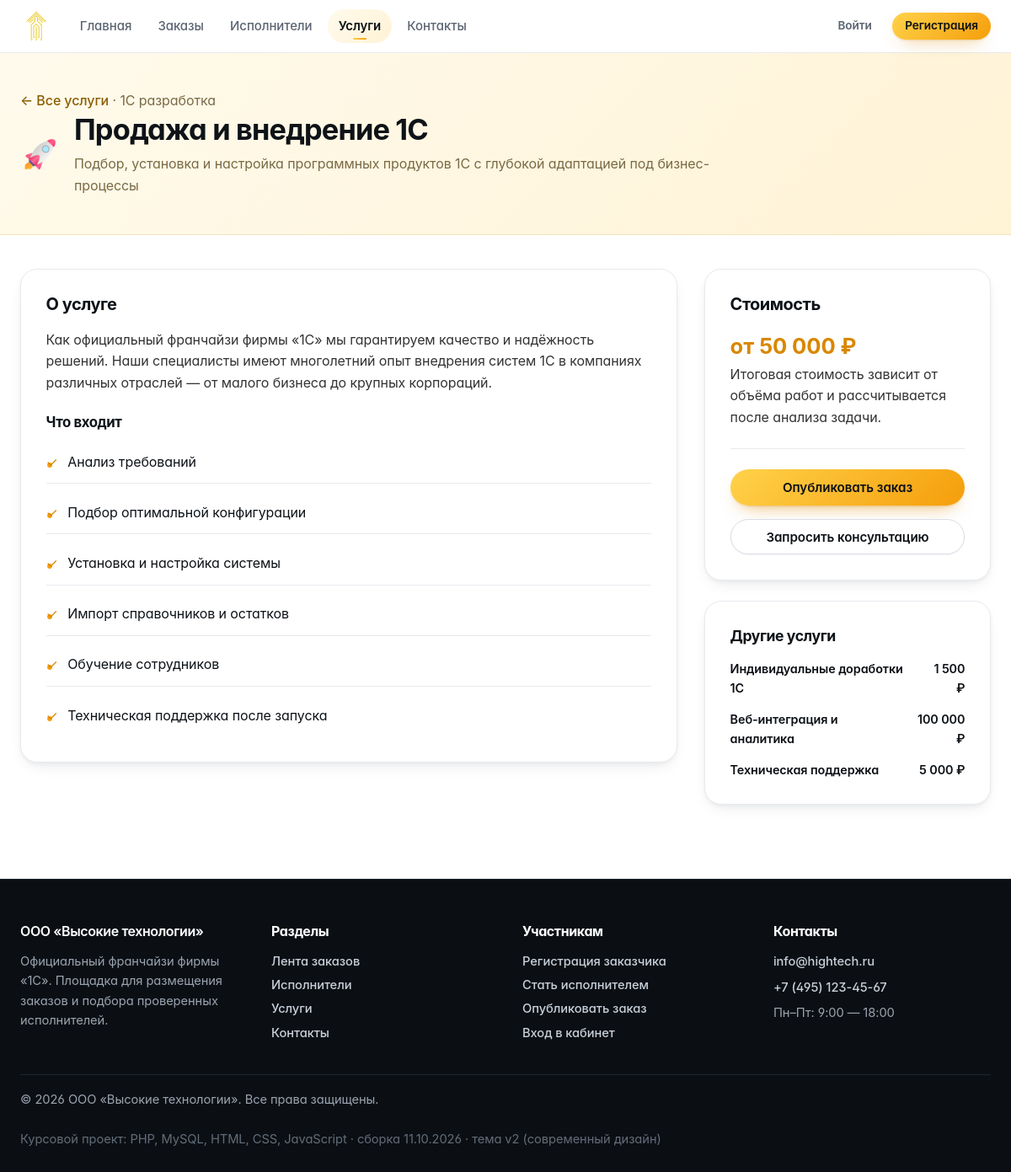
/service.php?slug=1c-implementation, run on the app's committed database.
### tables this page shows
CREATE TABLE `services` (
    `id`                INT UNSIGNED NOT NULL AUTO_INCREMENT,
    `category_id`       INT UNSIGNED DEFAULT NULL,
    `slug`              VARCHAR(120) NOT NULL,
    `title`             VARCHAR(160) NOT NULL,
    `short_description` VARCHAR(400) DEFAULT NULL,
    `description`       TEXT         DEFAULT NULL,
    `features`          TEXT         DEFAULT NULL COMMENT 'Список возможностей, по одному пункту в строке',
    `price_from`        INT UNSIGNED DEFAULT NULL COMMENT 'Стоимость от, руб.',
    `image`             VARCHAR(80)  DEFAULT NULL,
    `is_active`         TINYINT(1)   NOT NULL DEFAULT 1,
    `sort_order`        TINYINT UNSIGNED NOT NULL DEFAULT 100,
    PRIMARY KEY (`id`),
    UNIQUE KEY `uq_services_slug` (`slug`),
    KEY `fk_services_category` (`category_id`),
    CONSTRAINT `fk_services_category` FOREIGN KEY (`category_id`)
        REFERENCES `categories` (`id`) ON DELETE SET NULL ON UPDATE CASCADE
);

CREATE TABLE `categories` (
    `id`          INT UNSIGNED NOT NULL AUTO_INCREMENT,
    `name`        VARCHAR(120) NOT NULL,
    `slug`        VARCHAR(120) NOT NULL,
    `description` VARCHAR(500) DEFAULT NULL,
    `icon`        VARCHAR(80)  DEFAULT NULL COMMENT 'Файл иконки из assets/img',
    `sort_order`  TINYINT UNSIGNED NOT NULL DEFAULT 100,
    PRIMARY KEY (`id`),
    UNIQUE KEY `uq_categories_slug` (`slug`)
);

### includes/db.php (called while the page is built, shortened)
<?php
function db(): PDO
{
    static $pdo = null;
    if ($pdo instanceof PDO) {
        return $pdo;
    }
    $config = require __DIR__ . '/../config/config.php';
    $dsn = sprintf(
        'mysql:host=%s;dbname=%s;charset=%s',
        $config['host'],
        $config['dbname'],
        $config['charset']
    );
    try {
        $pdo = new PDO($dsn, $config['user'], $config['password'], [
            PDO::ATTR_ERRMODE            => PDO::ERRMODE_EXCEPTION,
            PDO::ATTR_DEFAULT_FETCH_MODE => PDO::FETCH_ASSOC,
            PDO::ATTR_EMULATE_PREPARES   => false,
        ]);
    } catch (PDOException $e) {
        http_response_code(500);
        echo '<h1>Ошибка подключения к базе данных</h1>';
        echo '<p>Проверьте параметры соединения в файле <b>config/config.php</b> '
            . 'и убедитесь, что база данных импортирована из <b>sql/database.sql</b>.</p>';
        echo '<p style="color:#999">Техническая информация: ' . htmlspecialchars($e->getMessage()) . '</p>';
        exit;
    }
    return $pdo;
}
function q(string $sql, array $params = []): PDOStatement
{
    $stmt = db()->prepare($sql);
    $stmt->execute($params);
    return $stmt;
}
function q_one(string $sql, array $params = []): ?array
{
    $row = q($sql, $params)->fetch();
    return $row === false ? null : $row;
}
function q_all(string $sql, array $params = []): array
{
    return q($sql, $params)->fetchAll();
}

### includes/functions.php (called while the page is built, shortened)
<?php
require_once __DIR__ . '/db.php';
function e($value): string
{
    return htmlspecialchars((string) $value, ENT_QUOTES | ENT_SUBSTITUTE, 'UTF-8');
}
function money(?int $amount): string
{
    return number_format((float) $amount, 0, ',', ' ') . ' ₽';
}
function features_array(?string $features): array
{
    $lines = preg_split('/\r\n|\r|\n/u', $features, -1, PREG_SPLIT_NO_EMPTY);
    return array_map('trim', $lines ?: []);
}
function icon_url(?string $file, string $fallback = 'bulb.png'): string
{
    $file = $file ?: $fallback;
    $path = __DIR__ . '/../assets/img/' . $file;
    return '/assets/img/' . rawurlencode($file);
}

### service.php (the view, shortened to what this page needs)
<?php
require_once __DIR__ . '/includes/functions.php';
$slug = trim((string) ($_GET['slug'] ?? ''));
$service = q_one(
    'SELECT s.*, c.name AS category_name
       FROM services s
       LEFT JOIN categories c ON c.id = s.category_id
      WHERE s.slug = ? AND s.is_active = 1',
    [$slug]
);
$related = q_all(
    'SELECT * FROM services WHERE is_active = 1 AND id <> ? ORDER BY sort_order LIMIT 3',
    [(int) $service['id']]
);
require __DIR__ . '/includes/header.php';
?>
<section class="page-header">
    <div class="container">
        <p class="text-muted mb-1">
            <a href="/services.php">← Все услуги</a>
            <?php if ($service['category_name']): ?> · <?= e($service['category_name']) ?><?php endif; ?>
        </p>
        <div class="d-flex align-center gap-2 flex-wrap">
            <img src="<?= e(icon_url($service['image'], 'bulb.png')) ?>" alt="" style="width:48px;height:48px;object-fit:contain">
            <div>
                <h1><?= e($service['title']) ?></h1>
                <p><?= e($service['short_description']) ?></p>
            </div>
        </div>
    </div>
</section>
<section class="section-sm">
    <div class="container">
        <div class="detail-layout">
            <div>
                <div class="detail-card">
                    <h2>О услуге</h2>
                    <p><?= nl2br(e($service['description'])) ?></p>
                    <?php $features = features_array($service['features']); ?>
                    <?php if ($features): ?>
                        <h3>Что входит</h3>
                        <ul class="tasks-list" style="list-style:none;display:grid;gap:.6rem">
                            <?php foreach ($features as $feature): ?>
                                <li style="padding-left:1.6rem;position:relative">
                                    <span style="position:absolute;left:0;color:var(--accent-orange)">✓</span>
                                    <?= e($feature) ?>
                                </li>
                            <?php endforeach; ?>
                        </ul>
                    <?php endif; ?>
                </div>
            </div>
            <aside>
                <div class="detail-card">
                    <h2>Стоимость</h2>
                    <p style="font-size:1.6rem;font-weight:700;color:var(--accent-orange)">
                        от <?= e(money((int) $service['price_from'])) ?>
                    </p>
                    <p class="text-muted">Итоговая стоимость зависит от объёма работ и рассчитывается после анализа задачи.</p>
                    <div class="divider"></div>
                    <a class="btn btn-primary btn-block mb-2" href="/order-form.php">Опубликовать заказ</a>
                    <a class="btn btn-outline btn-block" href="/contacts.php">Запросить консультацию</a>
                </div>
                <?php if ($related): ?>
                    <div class="detail-card">
                        <h2 style="font-size:1.1rem">Другие услуги</h2>
                        <ul class="spec-list">
                            <?php foreach ($related as $item): ?>
                                <li>
                                    <a href="/service.php?slug=<?= e(urlencode($item['slug'])) ?>"><?= e($item['title']) ?></a>
                                    <span><?= e(money((int) $item['price_from'])) ?></span>
                                </li>
                            <?php endforeach; ?>
                        </ul>
                    </div>
                <?php endif; ?>
            </aside>
        </div>
    </div>
</section>
<?php require __DIR__ . '/includes/footer.php'; ?>

### assets/css/base.css (style rules this page uses)
:root { --primary-yellow: #FFD700; --primary-orange: #FFA500; --accent-orange: #FF8C00; --text-dark: #1A1A1A; --text-light: #666666; --background-white: #FFFFFF; --background-light: #FAFAFA; --border-light: #E5E5E5; --shadow: 0 2px 20px rgba(0, 0, 0, 0.08); --shadow-hover: 0 8px 30px rgba(0, 0, 0, 0.12); }
* { margin: 0; padding: 0; box-sizing: border-box; }
body { font-family: 'Inter', -apple-system, BlinkMacSystemFont, sans-serif; line-height: 1.6; color: var(--text-dark); background-color: var(--background-white); font-weight: 400; }
.container { max-width: 1200px; margin: 0 auto; padding: 0 24px; }
.btn { padding: 0.875rem 2rem; border: none; border-radius: 8px; cursor: pointer; text-decoration: none; display: inline-flex; align-items: center; justify-content: center; transition: all 0.3s ease; font-size: 1rem; font-weight: 600; position: relative; overflow: hidden; }
.btn::before { content: ''; position: absolute; top: 0; left: -100%; width: 100%; height: 100%; background: linear-gradient(90deg, transparent, rgba(255,255,255,0.2), transparent); transition: left 0.5s; }
.btn-primary { background: linear-gradient(135deg, var(--primary-yellow), var(--primary-orange)); color: var(--text-dark); box-shadow: var(--shadow); }
.btn-outline { background: transparent; color: var(--text-dark); border: 2px solid var(--primary-orange); padding: 0.75rem 1.5rem; border-radius: 8px; font-weight: 600; cursor: pointer; transition: all 0.3s ease; width: 100%; }
.page-header { background: linear-gradient(135deg, var(--background-light) 0%, var(--background-white) 100%); padding: 4rem 0; text-align: center; }
.page-header h1 { font-size: 2.5rem; font-weight: 700; margin-bottom: 1rem; color: var(--text-dark); }
.page-header p { font-size: 1.25rem; color: var(--text-light); max-width: 600px; margin: 0 auto; }
.tasks-list { list-style: none; padding: 0; }
.tasks-list li { padding: 0.75rem 0; border-bottom: 1px solid var(--border-light); position: relative; padding-left: 1.5rem; color: var(--text-dark); }
.tasks-list li:last-child { border-bottom: none; }
.tasks-list li::before { content: '•'; position: absolute; left: 0; color: var(--primary-orange); font-weight: bold; font-size: 1.2rem; }

### assets/css/app.css (style rules this page uses)
.section-sm { padding: 2rem 0; }
.text-muted { color: var(--text-light); }
.mb-1 { margin-bottom: .5rem; }
.mb-2 { margin-bottom: 1rem; }
.d-flex { display: flex; }
.flex-wrap { flex-wrap: wrap; }
.gap-2 { gap: 1rem; }
.align-center { align-items: center; }
.btn-block { width: 100%; display: block; text-align: center; }
.detail-layout { display: grid; grid-template-columns: minmax(0, 1fr) 340px; gap: 2rem; align-items: start; }
.detail-card { background: #fff; border: 1px solid var(--border-light); border-radius: 16px; padding: 2rem; box-shadow: var(--shadow); }
.detail-card + .detail-card { margin-top: 1.5rem; }
.detail-card h2 { font-size: 1.35rem; margin-bottom: 1rem; }
.detail-card h3 { font-size: 1.05rem; margin: 1.5rem 0 .75rem; }
.detail-card p { color: #333; }
.spec-list { list-style: none; display: grid; gap: .85rem; }
.spec-list li { display: flex; justify-content: space-between; gap: 1rem; font-size: .93rem; }
.spec-list li span:last-child { font-weight: 600; text-align: right; }
.divider { height: 1px; background: var(--border-light); margin: 1.5rem 0; }

### data on the page
services: category.name "1С разработка", image (picture), title "Продажа и внедрение 1С", short_description "Подбор, установка и настройка программных продуктов 1С с глубокой адаптацией под бизнес-процессы", description "Как официальный франчайзи фирмы «1С» мы гарантируем качество и надёжность решений. Наши специалисты имеют многолетний опыт внедрения систем 1С в компаниях различных отраслей — от малого бизнеса до крупных корпораций.", features "Анализ требований", features "Подбор оптимальной конфигурации", features "Установка и настройка системы", features "Импорт справочников и остатков", features "Обучение сотрудников", features "Техническая поддержка после запуска", price_from "50 000 ₽"
services: title "Индивидуальные доработки 1С", price_from "1 500 ₽"
services: title "Веб-интеграция и аналитика", price_from "100 000 ₽"
services: title "Техническая поддержка", price_from "5 000 ₽"

### other printed values
APP_BUILD "11.10.2026 · тема v2 (современный дизайн)"
